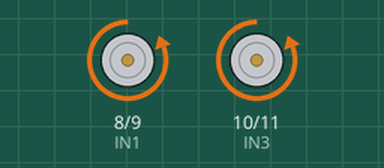
Simulated run of this sketch. Board: Arduino Uno, built with avr-gcc and run on an emulated ATmega328P. On the bench: motor-driver pin pairs drawn as motors (green arrow = first pin HIGH = forward, orange = second pin HIGH = backward, longer = more drive).

Above: at 1.0 s.
At 3.0 s:
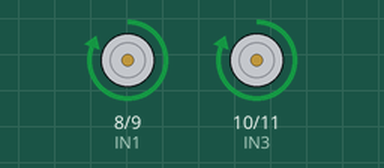
Timing chart, 0 to 5.2 s (numbered marks = the images above):
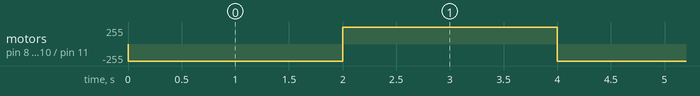

Measured:
- by itself, motor on pin 8 (IN1) / pin 9 (IN2), motor on pin 10 (IN3) / pin 11 (IN4): alternates forward 255/255 for 2.0 s and backward 255/255 for 2.0 s

The sketch:

___________________.ino
```cpp
int ENA=3;
int IN1=8;
int IN2=9;
int ENB=2;
int IN3=10;
int IN4=11;
void setup()
{

 pinMode(IN1,OUTPUT);
 pinMode(IN2,OUTPUT);
 pinMode(IN3,OUTPUT);
 pinMode(IN4,OUTPUT);
}
void loop()
{
 digitalWrite(ENA, 1000);  digitalWrite(ENB, 1000);
 digitalWrite(IN1,LOW); digitalWrite(IN3,LOW);
 digitalWrite(IN2,HIGH) ;digitalWrite(IN4,HIGH);
 delay(1000);   delay(1000);

 digitalWrite(IN1,HIGH); digitalWrite(IN3,HIGH);
 digitalWrite(IN2,LOW); digitalWrite(IN4,LOW);
 delay(1000); delay(1000);
}
```
